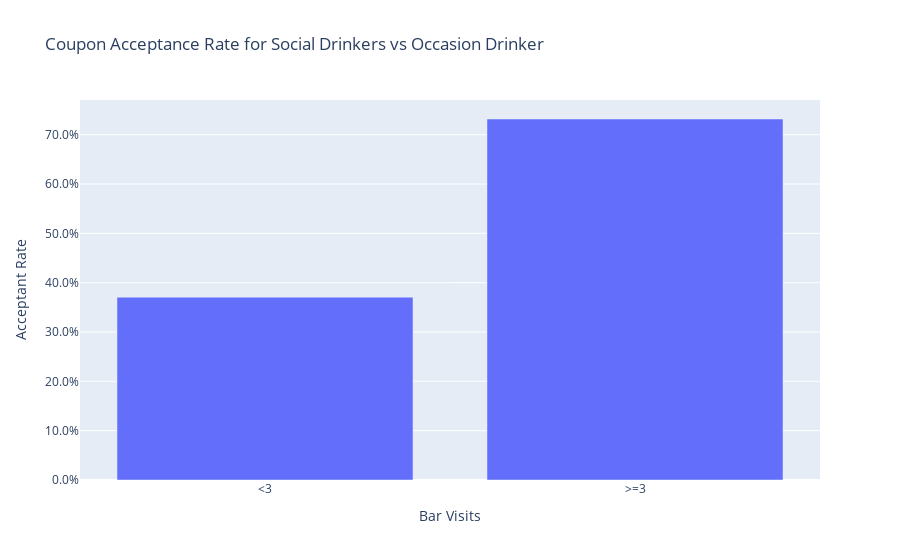

Write notebook code for a chart like this one.
### Code cell
fig= px.bar(df_prop_drinker, x='Bar_3L', y='Y', barmode='group', 
       title='Coupon Acceptance Rate for Social Drinkers vs Occasion Drinker',
       labels={'Bar_3L':'Bar Visits', 'Y':' Acceptant Rate'})
fig.update_yaxes(tickformat=".1%")

### Figure 1 — Plotly figure (JSON) as saved in the notebook; plotly's stock layout.template omitted (floating-point values rounded to 4 significant figures)
{"data": [{"alignmentgroup": "True", "hovertemplate": "Bar Visits=%{x}<br> Acceptant Rate=%{y}<extra></extra>", "legendgroup": "", "marker": {"color": "#636efa", "pattern": {"shape": ""}}, "name": "", "offsetgroup": "", "orientation": "v", "showlegend": false, "textposition": "auto", "type": "bar", "x": ["<3", ">=3"], "xaxis": "x", "y": [0.3706, 0.7318], "yaxis": "y"}], "layout": {"barmode": "group", "legend": {"tracegroupgap": 0}, "title": {"text": "Coupon Acceptance Rate for Social Drinkers vs Occasion Drinker"}, "xaxis": {"anchor": "y", "domain": [0, 1], "title": {"text": "Bar Visits"}}, "yaxis": {"anchor": "x", "domain": [0, 1], "tickformat": ".1%", "title": {"text": " Acceptant Rate"}}}}
